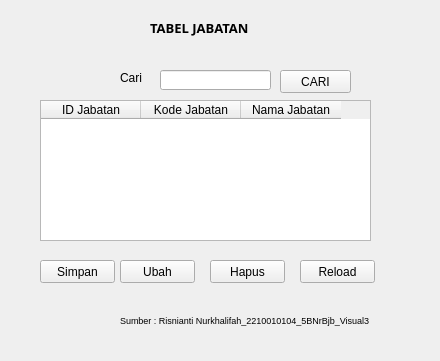
<?xml version="1.0" encoding="UTF-8"?>
<ui version="4.0">
 <class>Form</class>
 <widget class="QWidget" name="Form">
  <property name="geometry">
   <rect>
    <x>0</x>
    <y>0</y>
    <width>440</width>
    <height>361</height>
   </rect>
  </property>
  <property name="windowTitle">
   <string>Form</string>
  </property>
  <widget class="QLabel" name="label_6">
   <property name="geometry">
    <rect>
     <x>150</x>
     <y>20</y>
     <width>171</width>
     <height>16</height>
    </rect>
   </property>
   <property name="font">
    <font>
     <family>Cascadia Code</family>
     <pointsize>10</pointsize>
     <weight>75</weight>
     <italic>false</italic>
     <bold>true</bold>
    </font>
   </property>
   <property name="text">
    <string>TABEL JABATAN</string>
   </property>
  </widget>
  <widget class="QTableWidget" name="tableJabatan">
   <property name="geometry">
    <rect>
     <x>40</x>
     <y>100</y>
     <width>331</width>
     <height>141</height>
    </rect>
   </property>
   <column>
    <property name="text">
     <string>ID Jabatan</string>
    </property>
   </column>
   <column>
    <property name="text">
     <string>Kode Jabatan</string>
    </property>
   </column>
   <column>
    <property name="text">
     <string>Nama Jabatan</string>
    </property>
   </column>
  </widget>
  <widget class="QPushButton" name="btnHapus">
   <property name="geometry">
    <rect>
     <x>210</x>
     <y>260</y>
     <width>75</width>
     <height>23</height>
    </rect>
   </property>
   <property name="text">
    <string>Hapus</string>
   </property>
  </widget>
  <widget class="QPushButton" name="btnClear">
   <property name="geometry">
    <rect>
     <x>300</x>
     <y>260</y>
     <width>75</width>
     <height>23</height>
    </rect>
   </property>
   <property name="text">
    <string>Reload</string>
   </property>
  </widget>
  <widget class="QPushButton" name="btnSimpan">
   <property name="geometry">
    <rect>
     <x>40</x>
     <y>260</y>
     <width>75</width>
     <height>23</height>
    </rect>
   </property>
   <property name="text">
    <string>Simpan</string>
   </property>
  </widget>
  <widget class="QPushButton" name="btnUbah">
   <property name="geometry">
    <rect>
     <x>120</x>
     <y>260</y>
     <width>75</width>
     <height>23</height>
    </rect>
   </property>
   <property name="text">
    <string>Ubah</string>
   </property>
  </widget>
  <widget class="QLabel" name="label">
   <property name="geometry">
    <rect>
     <x>120</x>
     <y>70</y>
     <width>31</width>
     <height>16</height>
    </rect>
   </property>
   <property name="text">
    <string>Cari</string>
   </property>
  </widget>
  <widget class="QPushButton" name="pushButton">
   <property name="geometry">
    <rect>
     <x>280</x>
     <y>70</y>
     <width>71</width>
     <height>23</height>
    </rect>
   </property>
   <property name="text">
    <string>CARI</string>
   </property>
  </widget>
  <widget class="QLineEdit" name="cari">
   <property name="geometry">
    <rect>
     <x>160</x>
     <y>70</y>
     <width>111</width>
     <height>20</height>
    </rect>
   </property>
   <property name="text">
    <string/>
   </property>
  </widget>
  <widget class="QLabel" name="label_2">
   <property name="geometry">
    <rect>
     <x>120</x>
     <y>310</y>
     <width>261</width>
     <height>20</height>
    </rect>
   </property>
   <property name="font">
    <font>
     <pointsize>7</pointsize>
    </font>
   </property>
   <property name="text">
    <string>Sumber : Risnianti Nurkhalifah_2210010104_5BNrBjb_Visual3</string>
   </property>
  </widget>
 </widget>
 <resources/>
 <connections/>
</ui>
